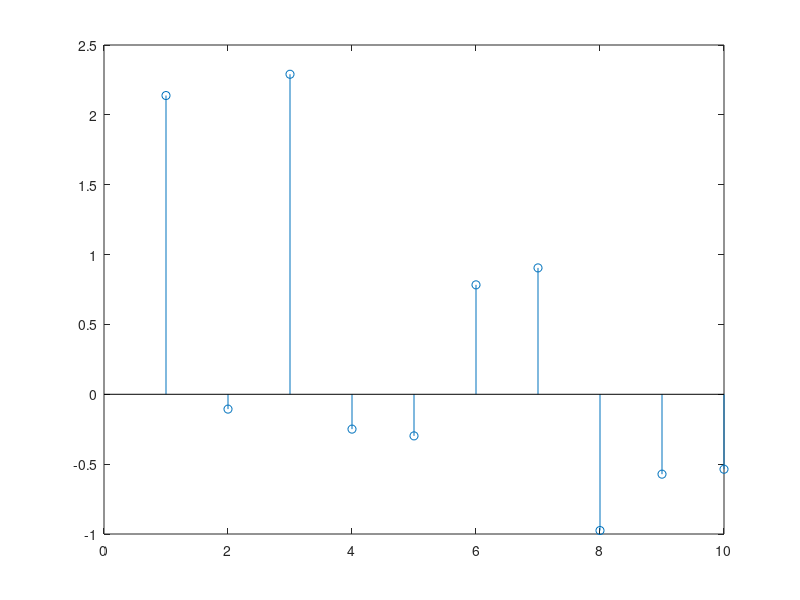

This chart was generated by the following MATLAB code: (Note: this script raises an error after producing the figure.)
%% compare inverse DFS and original signal
figure
x = randn(1,10);
stem(x);
X=dfs(x,10);
x1 = idfs(X,10);
hold on;
stem(real(x1)); 

figure
subplot(2,1,1)
stem(real(X)); xlim([-1,11])
subplot(2,1,2)
stem(imag(X)); xlim([-1,11])

%% DSF example with sine waves

N = 100;
n = 0:1:N-1;
x = 1+sin(2*pi*n/N)+3*cos(2*pi*n/N)+cos(4*pi*n/N+pi/2);
figure
subplot(4,1,1); stem(n,sin(2*pi*n/N)); 
subplot(4,1,2); stem(3*cos(2*pi*n/N))
subplot(4,1,3); stem(cos(4*pi*n/N+pi/2))
subplot(4,1,4); stem(n,x)

X = dfs(x,N);

%% square wave train (periodic in time)
% periodic square train

N = 99; % 11 17 41 73
N1 = 2;

x0 = zeros([1 N]);
nx0 = -(N-1)/2:1:(N-1)/2;
x0(abs(nx0)<=N1) = 1;
x = repmat(x0, 1, 5);
nx = -(length(x)-1)/2:1:(length(x)-1)/2;

figure
stem(nx,x); hold on;
stem(nx0,x0)

% calculate DSF with DFS analysis formula 
k = nx0;
a = x0*exp(-1i*2*pi/N*k'*nx0)/N;

% calculate DFS with analytical method 
O = 2*pi*k/N;
b = sin((2*N1+1)*O/2)./sin(O/2)/N;
b(isnan(b)) = (2*N1+1)/N; 

figure
stem(O,real(a)*N); hold on;
stem(O,N*b)

%       you can increase N and see the effect. When we have N=9, we have 9
% sample in frequency domain. When we have N=11, we get 11 sample in
% frequency domain, and etc. 

%       Rule of thumb: Increasing N in time gives you denser sample in fequency.
% this is apparent because Omega is getting denser. At the same time, k
% change and is from -(N-1)/2 to (N-1)/2 (length=N). 

%       Base on above: What happen if you increase N to infinity? 
% answer: the time axis becomes so dense that we get a continuous function.
% Here we can see how time and frequency axis can be related! Increasing
% the period in the time domain == increasing the number of samples (denser
% frequency axis) in frequency domain. As long as the shape of one period
% not change in time, the frequncy shape will not change. 

%% synthensis formula 

c = (N-1)/2+1;

k = 0;
x0 = a(c+k)*exp(1i*k*(2*pi/N)*nx);

figure
stem(nx,x); ylim([-0.2,1.3]); hold on; 
stem(nx,real(x0),'r'); hold off;

pause(1)

k = 1;
x1 = x0 + a(c+k)*exp(1i*k*(2*pi/N)*nx);

k = -1;
x1 = x1 + a(c+k)*exp(1i*k*(2*pi/N)*nx);

stem(nx,x); ylim([-0.2,1.3]); hold on; 
stem(nx,real(x1),'r'); hold off;

pause(1)

k = 2;
x2 = x1 + a(c+k)*exp(1i*k*(2*pi/N)*nx);

k = -2;
x2 = x2 + a(c+k)*exp(1i*k*(2*pi/N)*nx);

stem(nx,x); ylim([-0.2,1.3]); hold on; 
stem(nx,real(x2),'r'); hold off;

pause(1)

k = 3;
x3 = x2 + a(c+k)*exp(1i*k*(2*pi/N)*nx);

k = -3;
x3 = x3 + a(c+k)*exp(1i*k*(2*pi/N)*nx);

stem(nx,x); ylim([-0.2,1.3]); hold on; 
stem(nx,real(x3),'r'); hold off;

pause(1)

k = 4;
x4 = x3 + a(c+k)*exp(1i*k*(2*pi/N)*nx);

k = -4;
x4 = x4 + a(c+k)*exp(1i*k*(2*pi/N)*nx);

stem(nx,x); ylim([-0.2,1.3]); hold on; 
stem(nx,real(x4),'r'); hold off;

%       a fun fact: because the frequency is descrete, we don't see 
% the Gibbs phenomenon. The gibbs happen when the frequency axis is 
% continuous and we can't capture and synthesize all of the frequency
% components from the frequency domain to the time domain. 
%       Here, because the frequency is descrete, we were able to eventually
% return all of the frequency components from frequency domain to the time
% domain.

%% Aperiodic Square Wave

N1 = 2;

Omega = -4*pi:0.01:4*pi;
X = sin((2*N1+1)*Omega/2)./sin(Omega/2);

figure
plot(Omega,X,'k'); axis tight;


